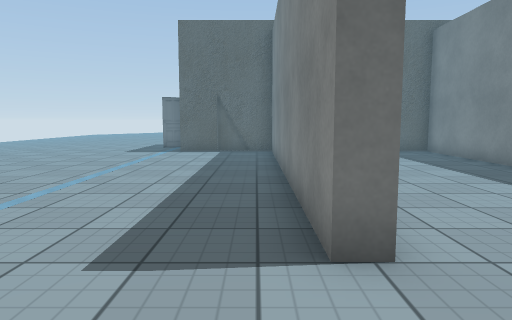
view 1 (above)

13 first-person views from a walk through a Unity game level. The camera is 1.2 m above the floor, tilts 6° down and sees 70° across. The floor is counted in squares, 1 m on a side. Each view is taken from the middle of a square. On the plan, view 1 faces up. The plan holds only what a view shows up to about 15 squares ahead; the rest is blank. The place goes on beyond the plan. The player character is not drawn. Some surface patterns are stand-ins.

view 2
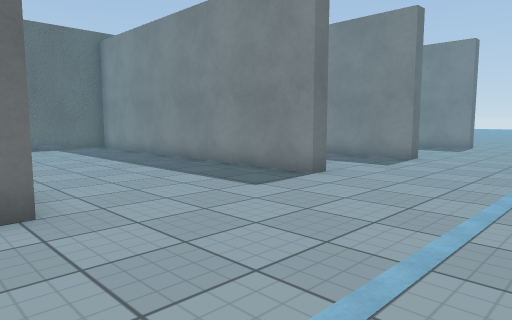

view 3
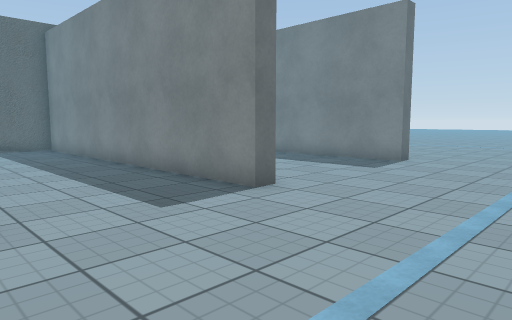

view 4
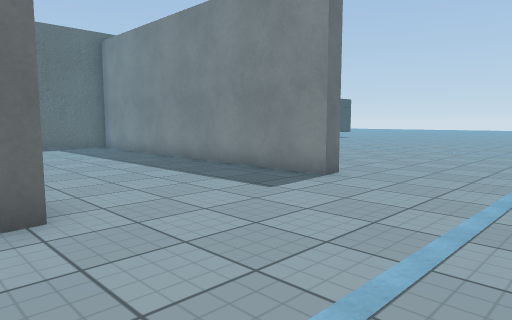

view 5
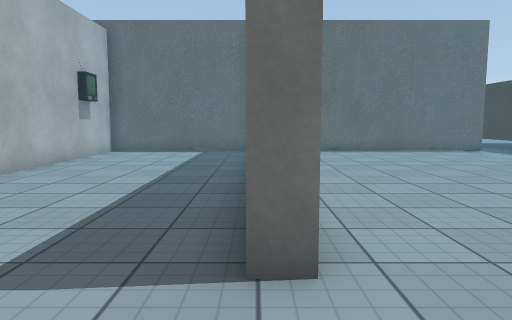

view 6
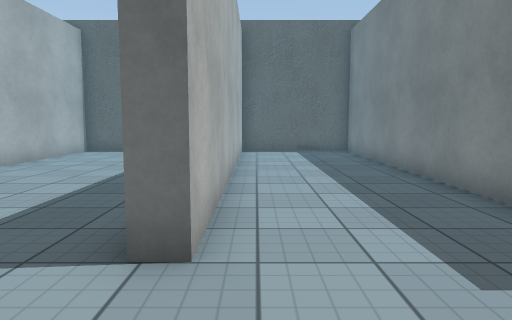

view 7
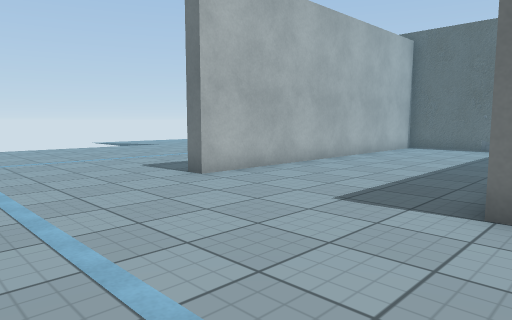

view 8
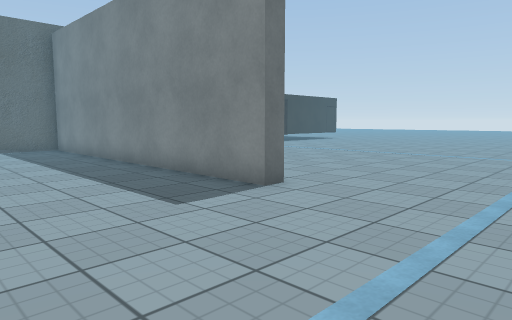

view 9
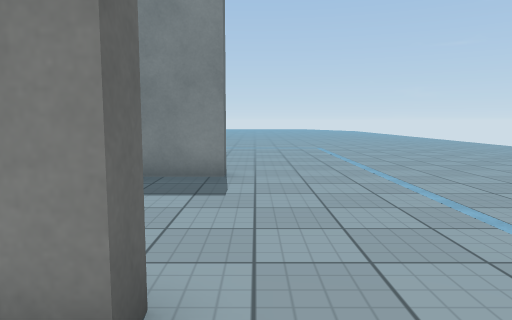

view 10
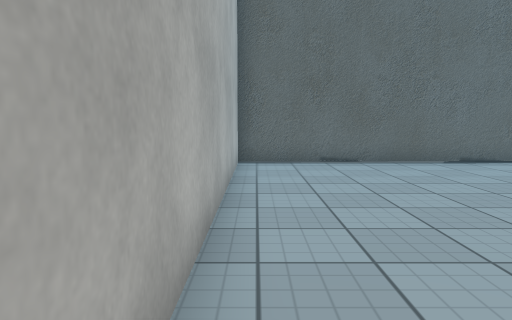

view 11
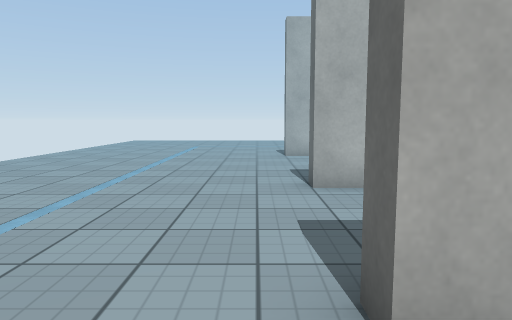

view 12
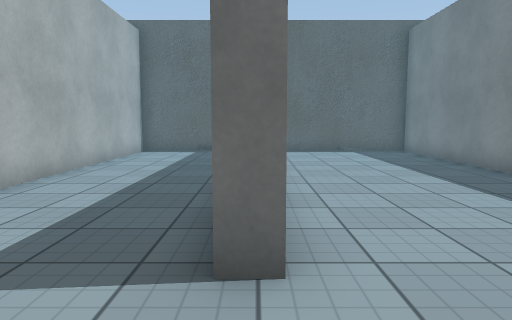

view 13
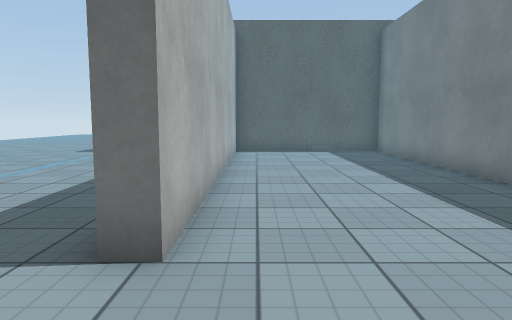

### Floor plan
Points are (right, up) in squares from view 1. A wall is a line through its corners. A room is listed if a view was taken in it or the views show most of it. See-through windows are left out.
Room 1 (views 1, 2, 3, 4, 5, 6, 7, 8, 9, 10, 11, 12, 13)
walls: (12.2, 3.4) (12.2, 2.7) (11.7, 2.7) (11.7, 14.7) (7.5, 14.7) (7.5, 3) (6.9, 3) (6.9, 14.7) (1.2, 14.7) (1.2, 3) (0.6, 3) (0.6, 14.7) (-3.1, 14.7); (18.5, 2.7) (17.9, 2.7) (17.9, 14.7) (13.4, 14.7); (12.2, 14.5) (12.2, 8.1); (18.5, 14.4) (18.5, 4.6); (24.5, 14.7) (18.4, 14.7)

Where each view was taken, in squares from view 1:
view 1: 0 up, 0 right, facing up
view 2: 2 down, 0 right, facing up-right
view 3: 2 down, 7 right, facing up-right
view 4: 2 down, 11 right, facing up-right
view 5: 0 up, 18 right, facing up
view 6: 0 up, 8 right, facing up
view 7: 2 down, 8 right, facing up-left
view 8: 2 down, 13 right, facing up-right
view 9: 2 up, 10 right, facing right
view 10: 4 up, 19 right, facing up
view 11: 2 up, 14 right, facing left
view 12: 0 up, 12 right, facing up
view 13: 0 up, 2 right, facing up
